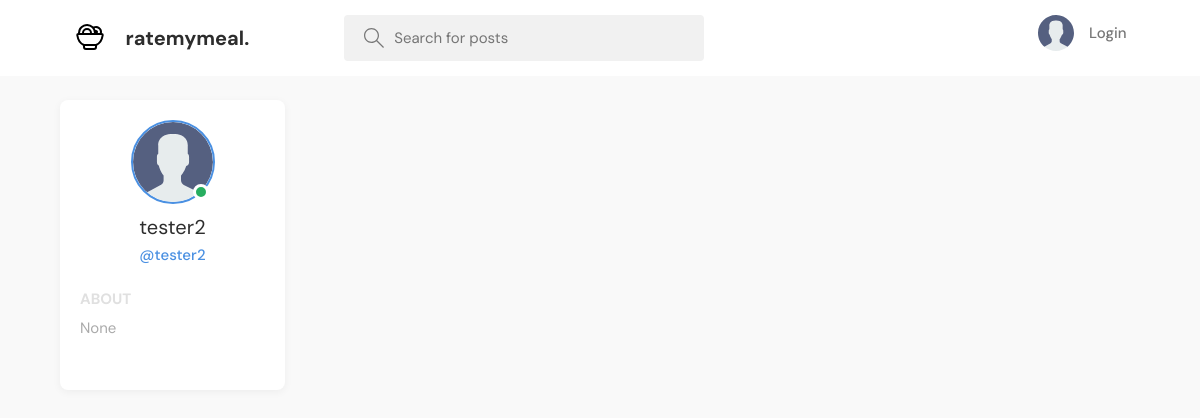
The page /profile/7/ on the database as committed earlier.
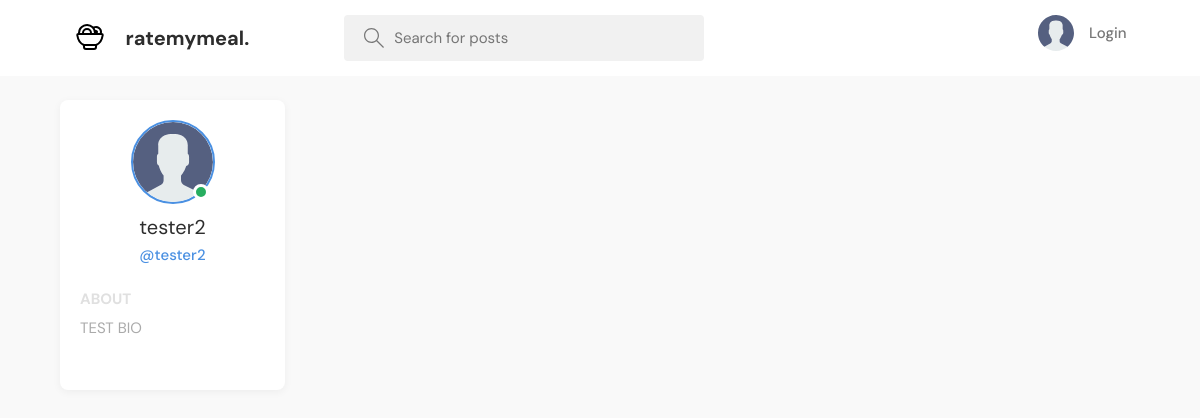
The same page on the database as committed later.
### base/models.py (models this page shows, shortened)
class User(AbstractUser):
    name = models.CharField(max_length=200, null=True)
    email = models.EmailField(unique=True, null=True)
    bio = models.TextField(null=True)
    avatar = models.ImageField(null=True, default="avatar.svg")
    USERNAME_FIELD = 'email'
    REQUIRED_FIELDS = ['username']

### base/views.py (the view)
# urls.py: path('profile/<str:pk>/', views.userProfile, name="user-profile"),
def userProfile(request, pk):
    user = get_object_or_404(User, id=pk)
    reviews = Review.objects.filter(user=user)
    return render(request, 'base/profile.html', {'user': user, 'reviews': reviews})

### base/templates/base/profile.html (shortened to what this page needs)
{% extends 'main.html' %}
{% block content %}
<main class="profile-page layout layout--3">
  <div class="container">
    <div class="itemList">
      <div class="profile">
        <div class="profile__avatar">
          <div class="avatar avatar--large active">
            <img src="{{user.avatar.url}}" />
          </div>
        </div>
        <div class="profile__info">
          <h3>{{user.name}}</h3>
          <p>@{{user.username}}</p>
        </div>
        <div class="profile__about">
          <h3>About</h3>
          <p>
            {{user.bio}}
          </p>
        </div>
      </div>
    </div>
  </div>
</main>
{% endblock content %}

Rows that differ between the two databases and show on the page:
changed User "tester2": bio "None" → "TEST BIO"
